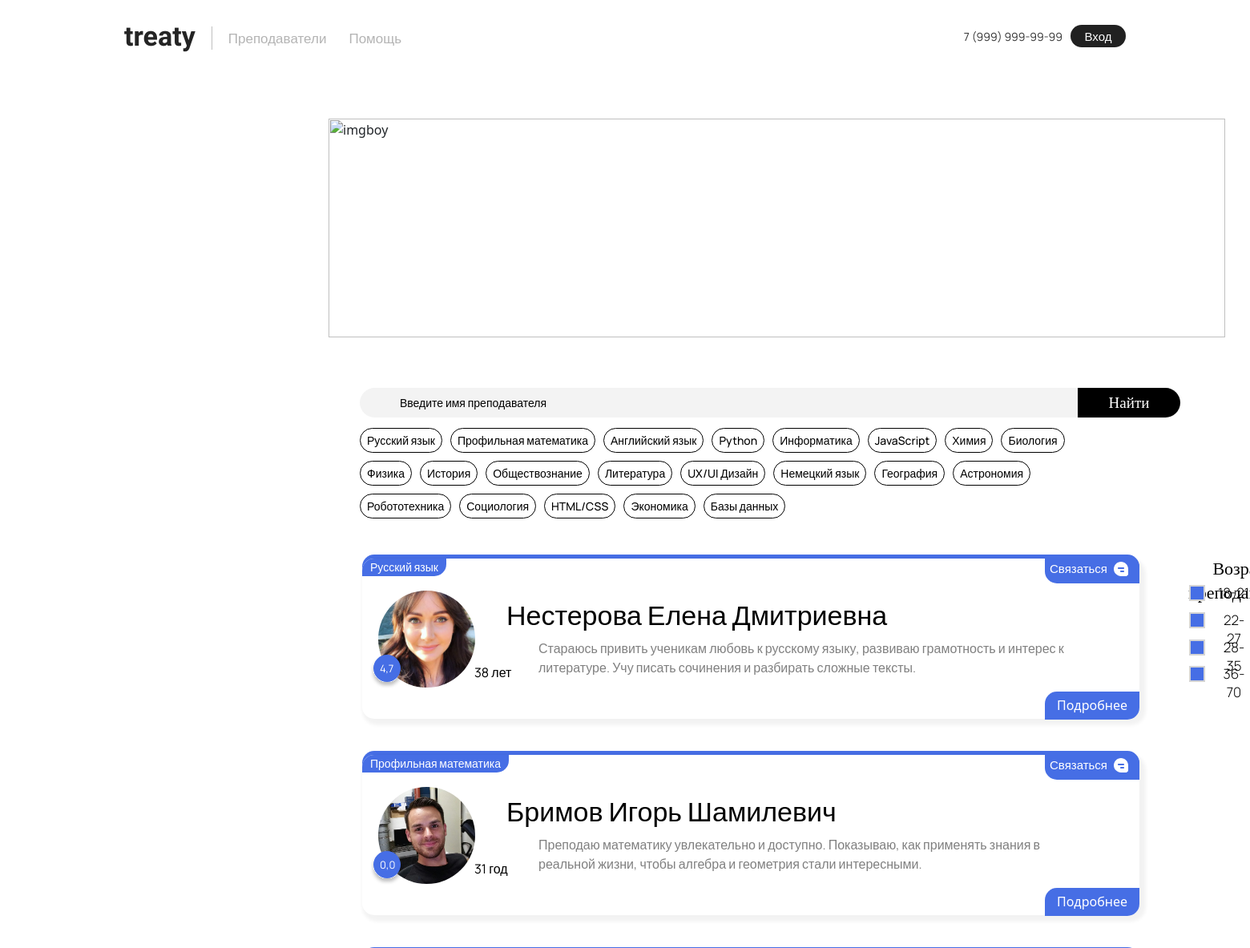
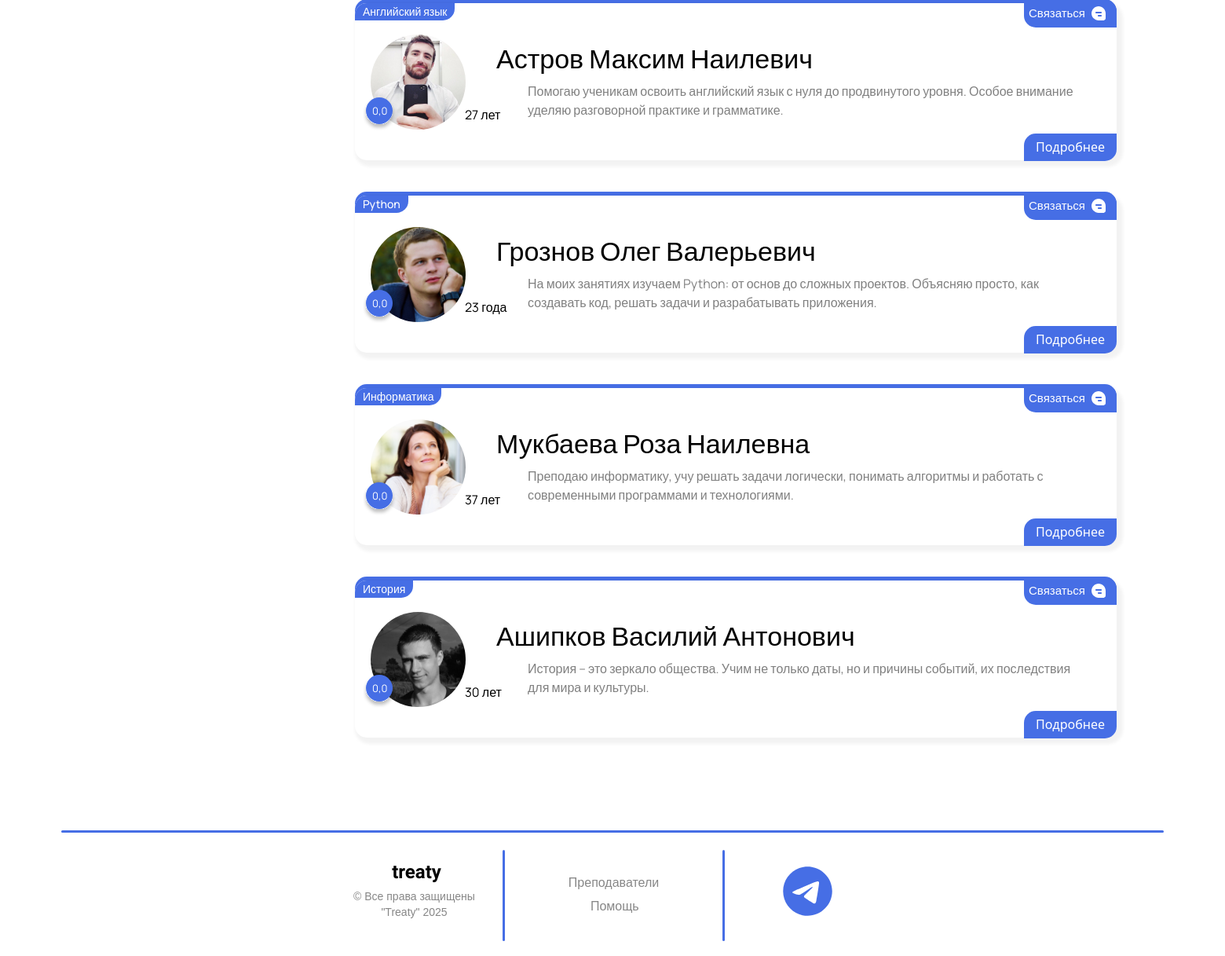
Screenshot of /catalog2/ with the database file from the repository (2 pictures, top to bottom).
### catalog2/models.py (models this page shows, shortened)
class Announcement(models.Model):
    subject = models.ForeignKey(
        Subject, on_delete=models.SET_NULL, null=True, verbose_name='Предмет'
    )
    description = models.CharField('Описание', max_length=250)
    created_at = models.DateTimeField(auto_now=True)
    is_approved = models.BooleanField('Одобрено', default=False)
    user = models.ForeignKey(
        CustomUser,
        on_delete=models.CASCADE,
        verbose_name='Пользователь',
        related_name='prepods',
    )
    class Meta:
        verbose_name = 'объявление'
        verbose_name_plural = 'Каталоги'

class Subject(models.Model):
    name = models.CharField('Название предмета', max_length=100)
    def __str__(self):
        return self.name
    class Meta:
        verbose_name = 'Предмет'
        verbose_name_plural = 'Предметы'

### main/models.py (models this page shows, shortened)
class CustomUser(AbstractUser):
    username = None
    email = models.EmailField(unique=True)
    birthday = models.DateField(null=True, blank=True)
    phone = models.CharField(max_length=15, blank=True)
    contact = models.CharField(max_length=50, blank=True)
    last_name = models.CharField(max_length=150, blank=False)  # Фамилия
    first_name = models.CharField(max_length=150, blank=False)  # Имя
    middle_name = models.CharField(max_length=150, blank=False)  # Отчество
    avatar = models.ImageField(upload_to='avatars/', null=True, blank=True)
    is_teacher = models.BooleanField(default=False)  # Заменили is_active на is_teacher
    is_staff = models.BooleanField(default=False)
    is_superuser = models.BooleanField(default=False)
    date_joined = models.DateTimeField(default=timezone.now)
    rating = models.FloatField(default=0.0)
    balance = models.DecimalField(
        max_digits=10,
        decimal_places=2,
        default=0.00
    )
    USERNAME_FIELD = 'email'
    REQUIRED_FIELDS = []
    objects = CustomUserManager()
    def get_display_name(self):
        return f"{self.first_name} {self.last_name[0]}.{self.middle_name[0]}."
    def get_age(self):
        if self.birthday:
            today = date.today()
            age = today.year - self.birthday.year
            if today.month < self.birthday.month or (
                today.month == self.birthday.month and today.day < self.birthday.day
            ):
                age -= 1
            if age % 10 == 1 and age % 100 != 11:
                age_str = f"{age} год"
            elif 2 <= age % 10 <= 4 and not (12 <= age % 100 <= 14):
                age_str = f"{age} года"
            else:
                age_str = f"{age} лет"
            return age_str
        return None

### catalog2/views.py (the view, shortened to what this page needs)
# urls.py: path('', views.catalog2_home, name='catalog2_home'),
def catalog2_home(request):
    if not request.user.is_authenticated and request.GET.get('action') == 'contact':
        messages.warning(request, 'Чтобы связаться, необходимо войти в аккаунт.')
        return redirect('catalog2_home')
    subjects_cache_key = 'all_subjects'
    subjects = cache.get(subjects_cache_key)
    if not subjects:
        subjects = Subject.objects.all()
        cache.set(subjects_cache_key, subjects, 60 * 60)  # Кэш на 1 час
    catalog2 = Announcement.objects.filter(is_approved=True).select_related('user')
    paginator = Paginator(catalog2, 10)  # 10 объявлений на страницу
    page_number = request.GET.get('page')
    page_obj = paginator.get_page(page_number)
    form = ReviewForm()
    return render(request, 'catalog2/catalog2_home.html', {
        'catalog2': page_obj,  # Передаем объект пагинации
        'form': form,
        'subjects': subjects,
    })

### catalog2/forms.py
class ReviewForm(forms.ModelForm):
    class Meta:
        model = Review
        fields = ['text', 'rating']
        widgets = {
            'text': forms.Textarea(attrs={'placeholder': 'Ваш отзыв...', 'rows': 3}),
            'rating': forms.HiddenInput(),  # Скрытое поле для рейтинга
        }

### catalog2/templates/catalog2/catalog2_home.html (shortened to what this page needs)
{% extends 'main/layout.html' %}
{% load static %}
{% block style %}
<link rel="stylesheet" href="{% static 'main/css/catalog2.css' %}">
{% endblock %}
{% block content %}
<div class="rightfilter">
    <div class="agefilter">
        <div class="age1">Возраст преподавателя</div>
        <div class="age1">18-21</div>
        <div class="age1">22-27</div>
        <div class="age1">28-35</div>
        <div class="age1">36-70</div>
        <div class="agetoggle1" data-age-range="18-21"></div>
        <div class="agetoggle1" data-age-range="21-27"></div>
        <div class="agetoggle1" data-age-range="27-35"></div>
        <div class="agetoggle1" data-age-range="35-99"></div>
    </div>
</div>
<div>
    <div class="firsttextheaderimg">Ваша подготовка в наших руках</div>
    <div class="secondtextheaderimg">Изучайте ваш любимый
    </div>
    <img class="headimg" src="{% static 'main/img/headimg.svg' %}" alt="imgboy">
</div>
<div class="searchbtnm">Найти</div>
<div><input type="text" id="searchInput" placeholder="Введите имя преподавателя" class="searchM"
            onkeyup="filterSearch()"></div>
<div class="filterobject">
    <button type="button" onclick="filterBySubject('Русский язык')">Русский язык</button>
    <button type="button" onclick="filterBySubject('Профильная математика')">Профильная математика</button>
    <button type="button" onclick="filterBySubject('Английский язык')">Английский язык</button>
    <button type="button" onclick="filterBySubject('Python')">Python</button>
    <button type="button" onclick="filterBySubject('Информатика')">Информатика</button>
    <button type="button" onclick="filterBySubject('JavaScript')">JavaScript</button>
    <button type="button" onclick="filterBySubject('Химия')">Химия</button>
    <button type="button" onclick="filterBySubject('Биология')">Биология</button>
    <button type="button" onclick="filterBySubject('Физика')">Физика</button>
    <button type="button" onclick="filterBySubject('История')">История</button>
    <button type="button" onclick="filterBySubject('Обществознание')">Обществознание</button>
    <button type="button" onclick="filterBySubject('Литература')">Литература</button>
    <button type="button" onclick="filterBySubject('UX/UI Дизайн')">UX/UI Дизайн</button>
    <button type="button" onclick="filterBySubject('Немецкий язык')">Немецкий язык</button>
    <button type="button" onclick="filterBySubject('География')">География</button>
    <button type="button" onclick="filterBySubject('Астрономия')">Астрономия</button>
    <button type="button" onclick="filterBySubject('Робототехника')">Робототехника</button>
    <button type="button" onclick="filterBySubject('Социология')">Социология</button>
    <button type="button" onclick="filterBySubject('HTML/CSS')">HTML/CSS</button>
    <button type="button" onclick="filterBySubject('Экономика')">Экономика</button>
    <button type="button" onclick="filterBySubject('Базы данных')">Базы данных</button>
</div>
<div>
    <div id="resultsContainer">
        {% for el in catalog2 %}
        <div class="containerPrepods">
            <div class="alert">
                {% if user.is_authenticated %}
                <a href="{% url 'chat_view' receiver_id=el.user.id %}" target="_blank">
                    <button type="submit" class="btn-chat">Связаться
                        <img src="{% static 'main/img/chatimg.svg' %}" alt="chatimg" class="chatimg">
                    </button>
                </a>
                {% else %}
                <a href="?action=contact">
                    <button type="button" class="btn-chat">Связаться
                        <img src="{% static 'main/img/chatimg.svg' %}" alt="chatimg" class="chatimg">
                    </button>
                </a>
                {% endif %}
                <div class="divider"></div>
                <h3 class="FIO">{{ el.user.last_name }} {{ el.user.first_name }} {{ el.user.middle_name }}</h3>
                <div class="subject-wrapper">
                    <p class="subject">{{ el.subject }}</p>
                </div>
                <p class="desc">{{ el.description }}</p>
                <p class="age">{{ el.user.get_age }}</p>
                <p class="rating">{{ el.user.rating|floatformat:1 }}</p>
                <img src="{% static 'main/img/ratingEllipse.svg' %}" alt="rating" class="ratingEllipse">
                {% if el.user.avatar %}
                <img src="{{ el.user.avatar.url }}" alt="{{ el.user.get_display_name }}"
                     style="width: 121px; height: 121px; border-radius: 50%; object-fit: cover;" class="avatar">
                {% else %}
                <p>Нет изображения</p>
                {% endif %}
                <div class="morebtn" style="cursor: pointer;">Подробнее</div>
            </div>
        </div>
        {% endfor %}
    </div>
</div>
{% endblock %}

### main/static/main/css/main.css (style rules this page uses)
body { overflow-x: hidden; min-height: 100%; position: relative; opacity: 0; padding-bottom: 100px; }
body.theme-loaded { opacity: 1; }
.containerPrepods { display: flex; flex-wrap: wrap; gap: 20px; }
#resultsContainer { max-height: 1500px; overflow-y: auto; max-width: 1450px; position: absolute; top: 680px; left: 335px; border-radius: 15px; }
.divider { width: 970px; height: 200px; margin-bottom: 10px; margin-left: 100px; position: absolute; z-index: -1000; background-color: white; border-radius: 15px; box-shadow: 4px 4px 4px 4px rgba(0, 0, 0, 0.05); }
.alert { flex: 1 1 300px; margin: 0; z-index: 2; }
.avatar { margin-top: 40px; display: block; margin-left: 120px; }
.FIO { position: absolute; margin-top: 50px; margin-left: 280px; color: black; font-size: 34px; font-family: 'Manrope', sans-serif; font-weight: 500; }
.desc { position: absolute; color: grey; font-family: 'Manrope', sans-serif; max-width: 700px; margin-top: 100px; margin-left: 320px; }
.ratingEllipse { position: absolute; margin-left: 110px; margin-top: 120px; z-index: 1; }
.rating { position: absolute; color: white; font-family: 'Manrope', sans-serif; font-size: 13px; z-index: 2; margin-left: 122px; margin-top: 128px; }
.age { position: absolute; color: black; font-family: 'Manrope', sans-serif; margin-top: 130px; margin-left: 240px; }
.searchM { position: absolute; width: 1023px; height: 37px; border: none; background-color: #f3f3f3; left: 449px; border-radius: 20px; top: 484px; font-size: 14px; font-family: 'Manrope', sans-serif; font-weight: 500; color: black; padding-right: 20px; padding-left: 50px; }
.searchM::placeholder { position: absolute; color: black; margin-left: 0px; opacity: 1; transition: opacity 0.3s ease; }
.headimg { width: 1119px; height: 273px; position: absolute; left: 410px; top: 148px; }
.firsttextheaderimg { position: absolute; width: 251px; height: 23px; top: 259px; left: 445.75px; z-index: 1; font-family: 'Manrope', sans-serif; font-weight: light; color: white; }
.secondtextheaderimg { position: absolute; width: 458px; height: 84px; top: 307px; left: 445.75px; z-index: 1; font-family: 'Manrope', sans-serif; font-weight: 600; color: white; font-size: 31px; }
.filterobject { display: flex; gap: 10px; position: absolute; top: 534px; left: 449px; flex-wrap: wrap; max-width: 950px; }
.filterobject button { padding: 4px 8px; font-size: 14px; border: 1px solid black; border-radius: 200px; background-color: white; cursor: pointer; font-family: 'Manrope', sans-serif; font-weight: 500; transition: background-color 0.5s ease, color 0.5s ease, border-color 0.5s ease; }
.searchbtnm { width: 128.0px; height: 37.0px; border-radius: 0px 20px 20px 0px; flex-shrink: 0; background: #000; position: absolute; left: 1345px; top: 484px; z-index: 1; flex-shrink: 0; color: #FFF; text-align: center; font-family: Manrope; font-size: 19px; font-style: normal; font-weight: 500; line-height: normal; padding: 5px 36px; }

### main/static/main/css/reglog.css (style rules this page uses)
body { background-color: #ffffff !important; overflow-x: hidden; }

### main/static/main/css/profile.css (style rules this page uses)
.avatar { position: relative; width: 127px; height: 127px; border-radius: 50%; overflow: hidden; padding: 0; }

### rows the page displays
Announcement: user.last_name "Нестерова", user.first_name "Елена", user.middle_name "Дмитриевна", subject "Русский язык", description "Стараюсь привить ученикам любовь к русскому языку, развиваю грамотность и интерес к литературе. Учу писать сочинения и разбирать сложные тексты.", user.get_age "38 лет", user.rating "4,7", user.avatar (picture)
Announcement: user.last_name "Бримов", user.first_name "Игорь", user.middle_name "Шамилевич", subject "Профильная математика", description "Преподаю математику увлекательно и доступно. Показываю, как применять знания в реальной жизни, чтобы алгебра и геометрия стали интересными.", user.get_age "31 год", user.rating "0,0", user.avatar (picture)
Announcement: user.last_name "Астров", user.first_name "Максим", user.middle_name "Наилевич", subject "Английский язык", description "Помогаю ученикам освоить английский язык с нуля до продвинутого уровня. Особое внимание уделяю разговорной практике и грамматике.", user.get_age "27 лет", user.rating "0,0", user.avatar (picture)
Announcement: user.last_name "Грознов", user.first_name "Олег", user.middle_name "Валерьевич", subject "Python", description "На моих занятиях изучаем Python: от основ до сложных проектов. Объясняю просто, как создавать код, решать задачи и разрабатывать приложения.", user.get_age "23 года", user.rating "0,0", user.avatar (picture)
Announcement: user.last_name "Мукбаева", user.first_name "Роза", user.middle_name "Наилевна", subject "Информатика", description "Преподаю информатику, учу решать задачи логически, понимать алгоритмы и работать с современными программами и технологиями.", user.get_age "37 лет", user.rating "0,0", user.avatar (picture)
Announcement: user.last_name "Ашипков", user.first_name "Василий", user.middle_name "Антонович", subject "История", description "История – это зеркало общества. Учим не только даты, но и причины событий, их последствия для мира и культуры.", user.get_age "30 лет", user.rating "0,0", user.avatar (picture)
